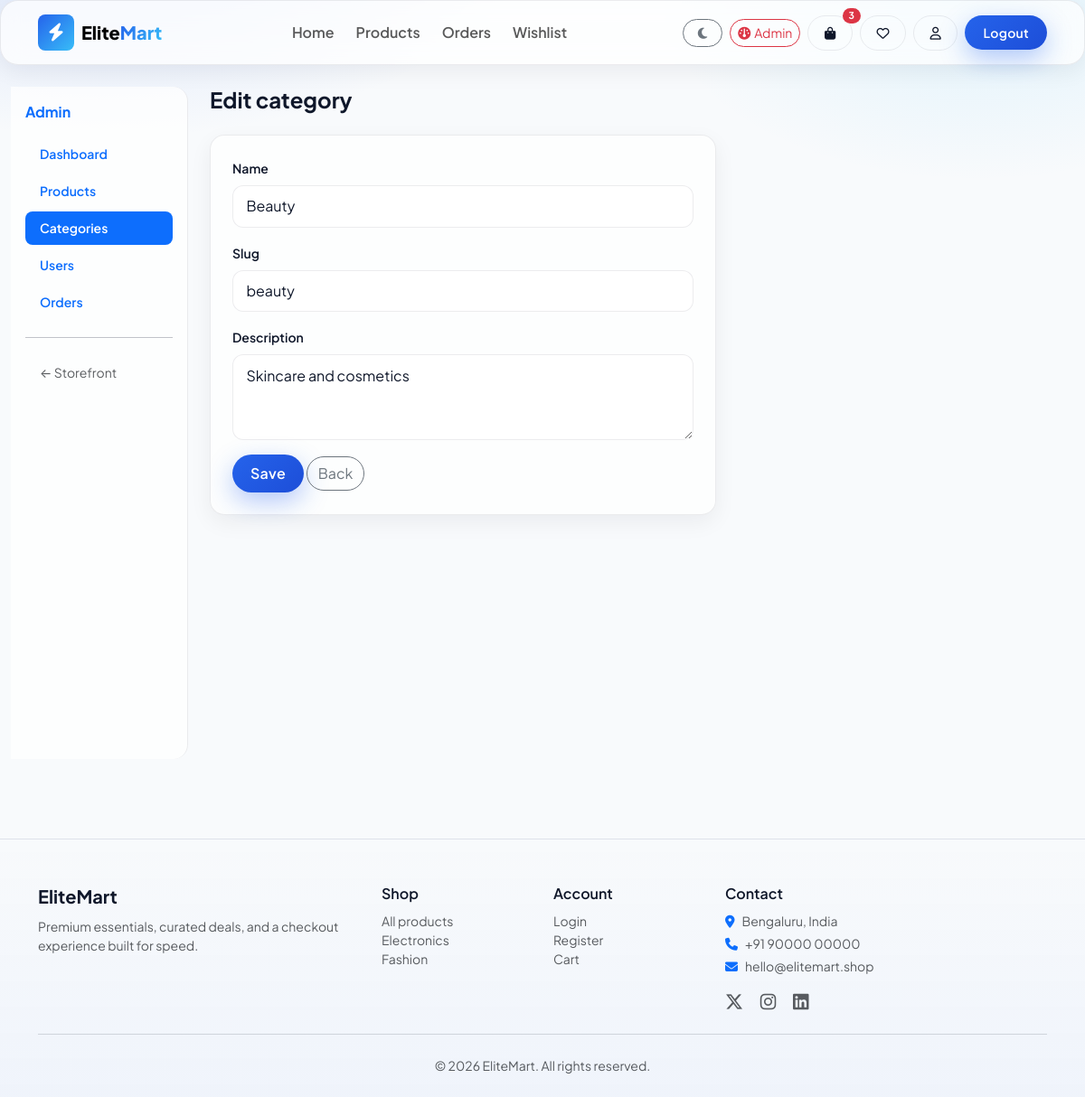
The page /admin/categories/4/edit (signed in) on the database its author committed.
### tables this page shows
CREATE TABLE categories (
            id INTEGER PRIMARY KEY AUTOINCREMENT,
            name TEXT NOT NULL UNIQUE,
            slug TEXT NOT NULL UNIQUE,
            description TEXT,
            image_url TEXT,
            created_at TEXT DEFAULT (datetime('now'))
        );

### app.py (the view, shortened to what this page needs)
@app.route("/admin/categories/new", methods=["GET", "POST"])
@app.route("/admin/categories/<int:cid>/edit", methods=["GET", "POST"])
@admin_required
def admin_category_form(cid=None):
    row = query_one("SELECT * FROM categories WHERE id = ?", (cid,)) if cid else None
    if cid and not row:
        flash("Category not found.", "danger")
        return redirect(url_for("admin_categories"))
    return render_template("admin/category_form.html", category=row)

### app.py (called while the page is built)
def get_db():
    if "db" not in g:
        g.db = sqlite3.connect(DATABASE)
        g.db.row_factory = sqlite3.Row
    return g.db

def query_one(sql, args=()):
    return get_db().execute(sql, args).fetchone()

def current_user_id():
    return session.get("user_id")

def admin_required(f):
    @wraps(f)
    def wrapped(*args, **kwargs):
        uid = current_user_id()
        if not uid:
            flash("Admin sign in required.", "warning")
            return redirect(url_for("admin_login"))
        row = query_one("SELECT is_admin FROM users WHERE id = ?", (uid,))
        if not row or not row["is_admin"]:
            flash("Access denied.", "danger")
            return redirect(url_for("index"))
        return f(*args, **kwargs)
    return wrapped

### templates/admin/category_form.html
{% extends "admin/layout.html" %}
{% block admin_content %}
<h1 class="h4 fw-bold mb-4">{% if category %}Edit{% else %}New{% endif %} category</h1>
<div class="glass p-4 rounded-4" style="max-width:560px;">
  <form method="post" class="vstack gap-3">
    <div>
      <label class="form-label small fw-semibold">Name</label>
      <input type="text" name="name" class="form-control" required value="{{ category.name if category else '' }}">
    </div>
    <div>
      <label class="form-label small fw-semibold">Slug</label>
      <input type="text" name="slug" class="form-control" required value="{{ category.slug if category else '' }}">
    </div>
    <div>
      <label class="form-label small fw-semibold">Description</label>
      <textarea name="description" class="form-control" rows="3">{{ category.description if category else '' }}</textarea>
    </div>
    <div>
      <button type="submit" class="btn btn-brand">Save</button>
      <a href="{{ url_for('admin_categories') }}" class="btn btn-outline-secondary rounded-pill">Back</a>
    </div>
  </form>
</div>
{% endblock %}

### static/css/main.css (style rules this page uses)
:root { --brand: #2563eb; --brand-2: #1d4ed8; --accent: #38bdf8; --bg: #f8fafc; --surface: rgba(255, 255, 255, 0.72); --text: #0f172a; --muted: #64748b; --border: rgba(15, 23, 42, 0.08); --shadow: 0 18px 50px rgba(15, 23, 42, 0.08); --shadow-sm: 0 8px 24px rgba(15, 23, 42, 0.06); --radius: 1rem; --radius-lg: 1.25rem; --nav-h: 72px; }
*, *::before, *::after { box-sizing: border-box; }
html { scroll-behavior: smooth; }
body { font-family: "Plus Jakarta Sans", system-ui, -apple-system, sans-serif; background: var(--bg); color: var(--text); min-height: 100vh; transition: background 0.35s ease, color 0.35s ease; }
body::before { content: ""; position: fixed; inset: 0; z-index: -2; background: radial-gradient(900px 500px at 10% -10%, rgba(37, 99, 235, 0.18), transparent 55%), radial-gradient(700px 400px at 90% 0%, rgba(56, 189, 248, 0.12), transparent 50%), var(--bg); pointer-events: none; }
a { color: inherit; text-decoration: none; }
.glass { background: var(--surface); backdrop-filter: blur(14px); -webkit-backdrop-filter: blur(14px); border: 1px solid var(--border); box-shadow: var(--shadow-sm); border-radius: var(--radius-lg); }
.btn-brand { background: linear-gradient(135deg, var(--brand), var(--brand-2)); border: none; color: #fff !important; padding: 0.55rem 1.25rem; border-radius: 999px; font-weight: 600; letter-spacing: 0.02em; transition: transform 0.2s ease, box-shadow 0.25s ease, filter 0.2s ease; box-shadow: 0 10px 28px rgba(37, 99, 235, 0.35); }
.form-control, .form-select { border-radius: 0.75rem; padding: 0.65rem 0.9rem; border: 1px solid var(--border); background: var(--surface); color: var(--text); }

### rows shown on the page
categories: name "Beauty", slug "beauty", description "Skincare and cosmetics"

### other values the page prints
{{ cart_count }} "3"
